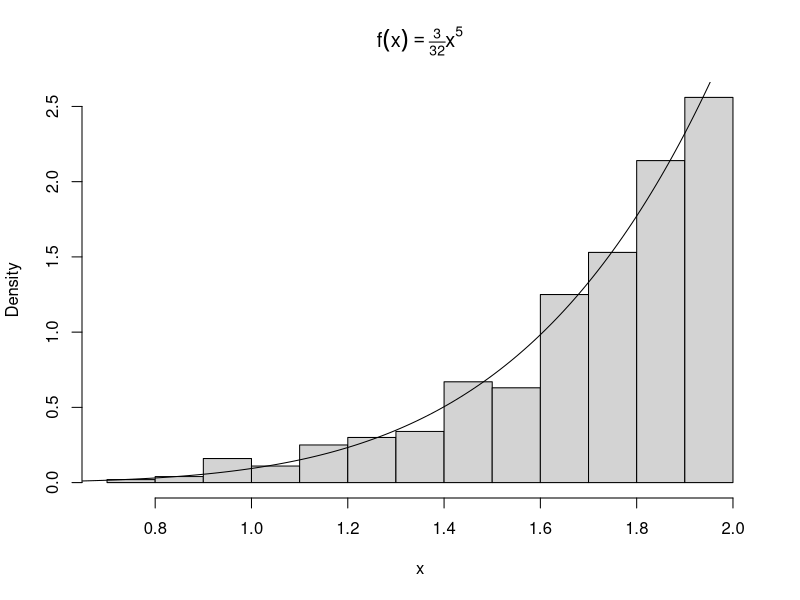
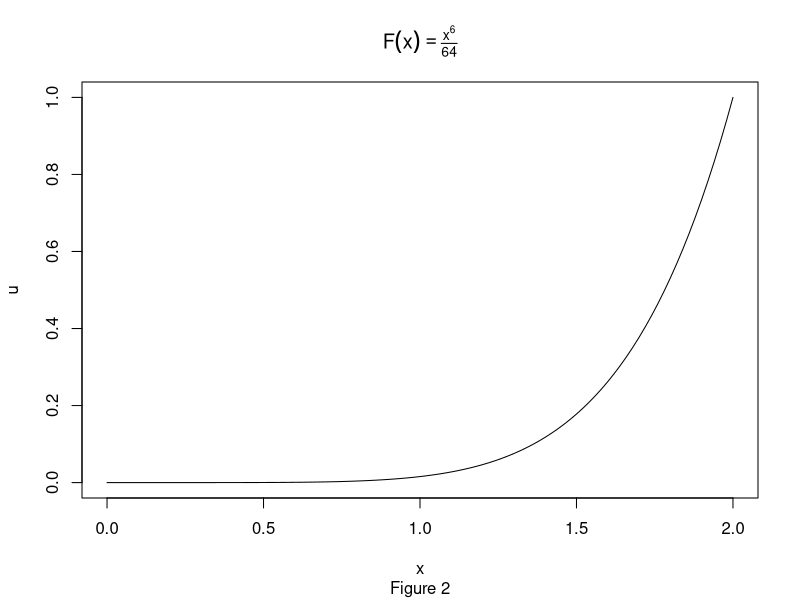
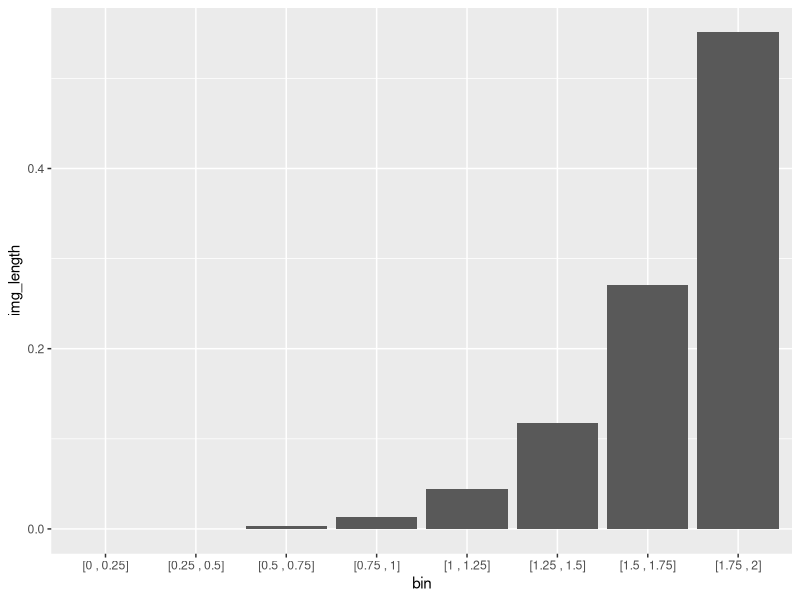
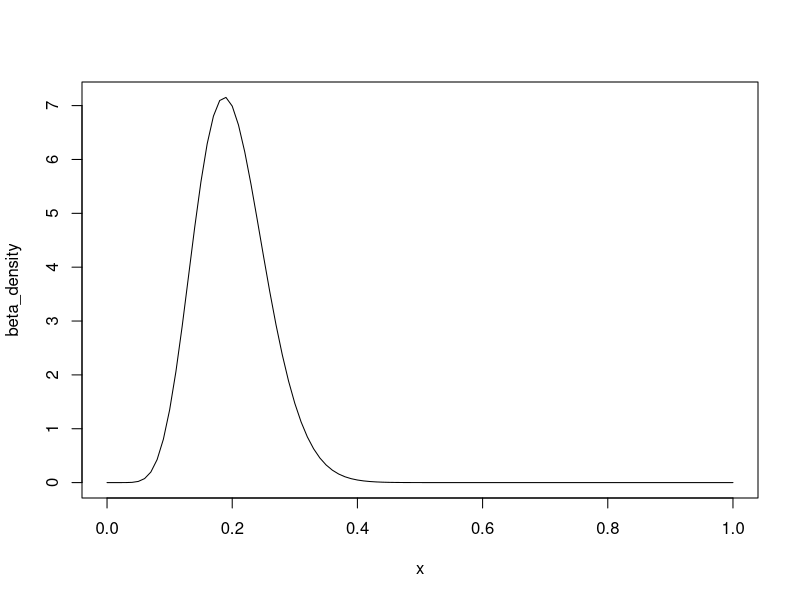
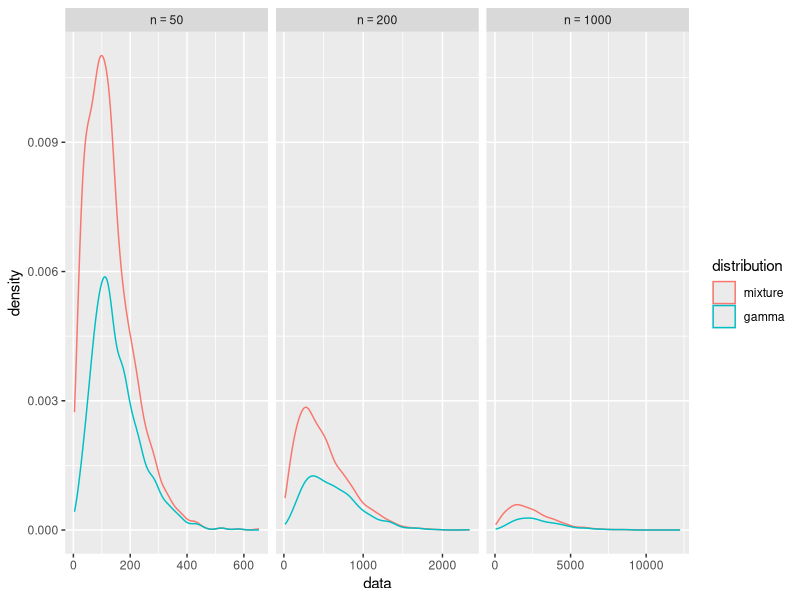
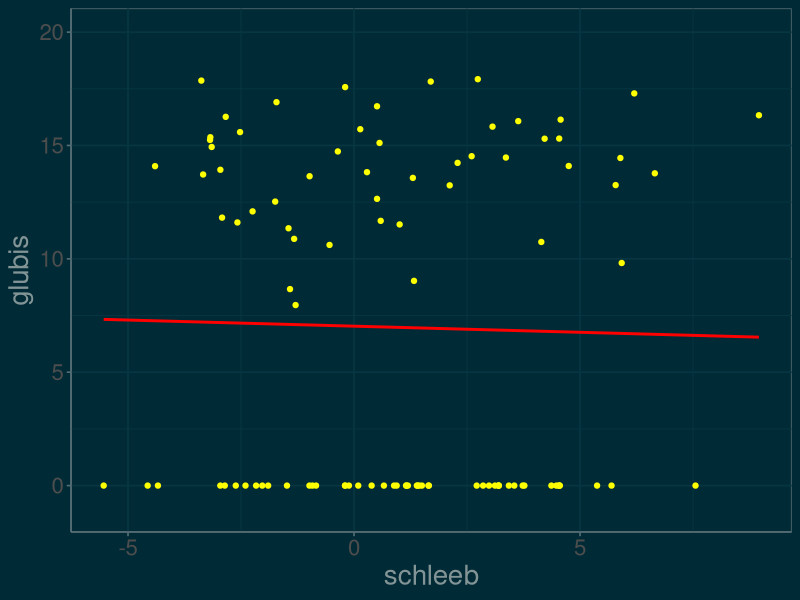
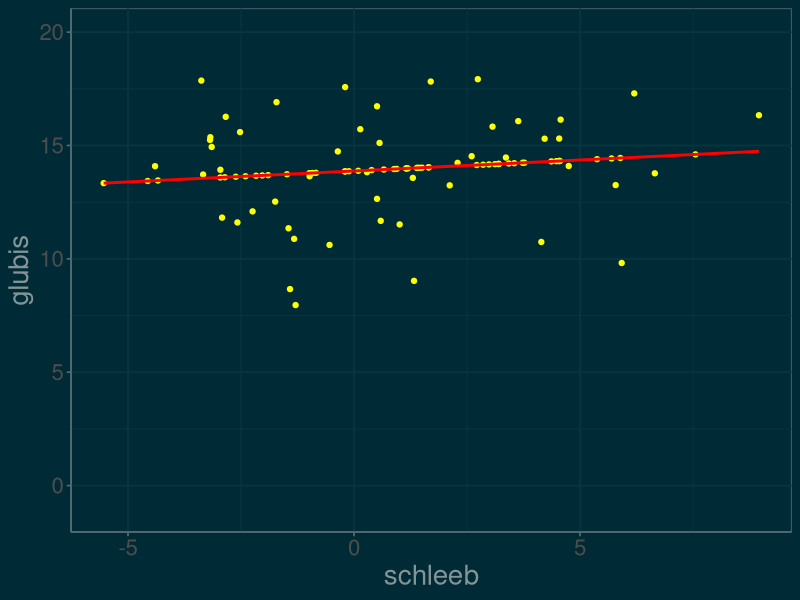
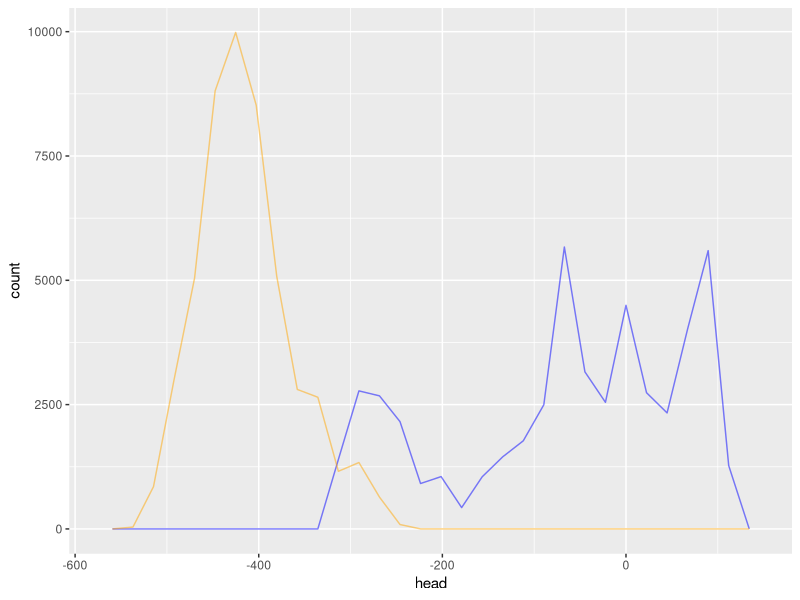

Source code (R) for these figures, in order:
## ---- chunk 1
knitr::opts_chunk$set(cache=TRUE)
library(tidyverse)
library(stringr)
## ---- chunk 2
n <- 1000
u <- runif(n)
x <- 2*u^(1/6)
hist(x, probability = TRUE, main = expression(f(x)==textstyle(frac(3,32))*x^5))
y <- seq(0, 2, .01)
lines(y, 3/32 * y^5)
## ---- chunk 3
F <- function(x){x^6 / 64}
plot.function(F, from = 0, to = 2, ylab = "u", main = expression(F(x)==textstyle(frac(x^6,64))), sub = "Figure 2")
## ---- chunk 4
init_points <- seq(0, 1.75, .25)
end_points <- seq(.25, 2, .25)
img_init_points <- round(F(init_points),3)
img_end_points <- round(F(end_points),3)
img_length <- round(img_end_points - img_init_points,3)

as_interval <- function(a, b){
  str_c("[", a, " , ", b, "]")
}

img_table <- tibble(
  bin = as_interval(init_points, end_points),
  image = as_interval(img_init_points, img_end_points),
  img_length = img_length

)

knitr::kable(img_table, caption = "Note infinitesimals truncated to 0")

img_plot <- ggplot(data = img_table, mapping = aes(x = bin, y = img_length)) +
  geom_bar(stat = "identity")
  

## ---- chunk 5
img_plot
## ---- chunk 6
a <- 10
b <- 40
beta_density <- function(x) {
  (1/beta(a,b)) * x^(a-1) * (1-x)^(b-1)
}

plot.function(beta_density, from = 0, to = 1)
## ---- chunk 7
beta_mode <- function(a,b){
  (a-1)/(a+b-2)
}
my_x <- beta_mode(a,b)
my_c <- beta_density(my_x) 

## ---- chunk 8
n <- 1000  #target sample size
k <- 0     #counter for accepted
j <- 0     #iterations
y <- numeric(n)
acceptance_ratio <- function(x){beta_density(x)/my_c}

while(k < n){
  acceptance_threshold <- runif(1)
  j <- j + 1
  x <- runif(1)    #random variate from g
  if(acceptance_ratio(x) > acceptance_threshold){
    #accept x
    k <- k + 1
    y[k] <-  x
  }
}
## ---- chunk 9
library(stringr)
#compare empirical and theoretical percentiles
p <- seq(.1, .9, .1)
Qsim <- quantile(y, p) #quantiles of sample
Q <- qbeta(p, a, b)    #theoretical quantiles
percentiles <- str_c(as.character(seq(10,90,10)),"%")
my_table <- rbind(Qsim, Q)
names(my_table) <- percentiles
knitr::kable(my_table, caption = "Pariwise comparison of empirical and theorectical quantile")

## ---- chunk 10
library(tidyverse)
n <- 1000
nu <- 6
X <- matrix(rnorm(n*nu), n, nu)^2
y <- rowSums(X)

comp <- data.frame(
theoretical = c(nu, 2*nu),
empirical = c(mean(y), mean(y^2) - (mean(y))^2),
row.names = c("mean", "variance")
)

knitr::kable(comp)


## ---- chunk 11
library(tidyverse)

N <- 1000 # sample size
n <- 50
r <- 3
gamma_mixture <- function(n = 50, r = 3, N = 1000){
  # n is the number of variables we are mixing
  # N is the sample size we a generating 
  index <- 1:n
  weights <- index/((n*(n+1))/2)
  index_sample <- sample(index, size = N, replace = TRUE, prob = weights)
  lambda <- 1/index_sample
  mixture_sample <- rgamma(N, shape = r, rate = lambda)
  mixture_sample
}

sizes <- c(50, 200, 1000)

sizes %>%
  map(function(x) gamma_mixture(n = x)) ->
  mixture_list

sizes %>%
  map(function(x) rgamma(N, shape = r, rate = 1/x)) -> 
  gamma_list

df <- tibble(
  data = c(mixture_list, gamma_list),
  n_size = rep(sizes, times = 2),
  distribution = factor(rep(c("mixture", "gamma"), each = 3), levels = c("mixture", "gamma"))
)

library(magrittr)
library(scales)
df %<>% unnest()

ggplot(data = df, aes(x = data)) +
  geom_density(position = "stack", aes(color = distribution)) +
  scale_x_continuous(breaks = scales::pretty_breaks(n = 3)) +
  facet_grid(. ~n_size, scales = "free",  labeller = label_bquote(cols = n == .(n_size)))

## ---- chunk 12
m <- 10000
x <- runif(m)
theta.hat <- round(mean(exp(-x)),6)
soln <- round(1-exp(-1),6)
st_err <- format((1/m)*(sum(exp(-x)-theta.hat)^2)^(1/2), digits = 3)

## ---- chunk 13
m <- 10^5
sample <- rexp(m, rate = 1)
h <- function(x){
  sin(x^2)*exp(-x^2 + x)
}
estimate <- sum(h(sample))/m


## ---- chunk 14
library(ggthemes)
library(MASS)

set.seed(3)
n <- 100     #sample size
d <- 2       #dimension
mu <- c(1,14) #vector of means
SIGMA <- matrix(c(12,3,3,6), ncol = 2, byrow = TRUE)

slime_data <- data.frame(mvrnorm(n, mu, Sigma = SIGMA))

names(slime_data) = c("schleeb", "glubis")

lost_data <- sample(1:n, size = n/2)

slime_data[lost_data, 2] <- 0 #Set the lost data values to 0


slime_plot <- ggplot(slime_data, aes(schleeb, glubis)) + 
  geom_point(color = "yellow") + 
  theme_solarized(light = FALSE) + 
  theme(text = element_text(size=20, color = "green")) +
  stat_smooth(method = "lm", color = "red", se = FALSE) + 
  coord_cartesian(ylim = c(-1,20))


## ---- chunk 15
slime_plot
## ---- chunk 16
#construct a function that computes MLE's
theta_hat_estimator <- function(schleeb = slime_data$schleeb, glubis = slime_data$glubis){
mu_1 <- mean(schleeb)
mu_2 <- mean(glubis)
sigma_1 <- sd(schleeb)
sigma_2 <- sd(glubis)
rho <- cor(schleeb,glubis)
return(c(mu_1, mu_2, sigma_1, sigma_2, rho))
}
## ---- chunk 17
#construct a function to update the slime data from slime_j -> slime_j+1
impute_glubis <- function(x_1, mu_1, mu_2, sigma_1, sigma_2, rho){
  mu_2 + rho*(sigma_2/sigma_1) * (x_1 - mu_1)
}

## ---- chunk 18
#Run the EM algorithm
epsilon <- .000005 # convergence threshold

theta_hat_0 <- rep(0,5)  #initialize temp variable
theta_hat_1 <- theta_hat_estimator(slime_data$schleeb, slime_data$glubis)
var_path <- c(0,theta_hat_1)
step = 1

condition <- function(){
  #convergence condition
  sqrt(sum((theta_hat_1 - theta_hat_0)^2)) > epsilon
}

while(condition()) {
  #EM algorithm
 
    slime_data[lost_data, 2] <- impute_glubis(slime_data[lost_data, 1], theta_hat_1[1], theta_hat_1[2], theta_hat_1[3], theta_hat_1[4], theta_hat_1[5])
  
  theta_hat_0 = theta_hat_1
  
  theta_hat_1 = theta_hat_estimator(slime_data$schleeb, slime_data$glubis)
  
  var_path = rbind(var_path, c(step, theta_hat_1))
  
  step = step + 1
}

knitr::kable(var_path, booktabs = F, align = c("c"), 
             col.names =  c("step", "$\\mu_1$", "$\\mu_2$", "$\\sigma_1$", "$\\sigma_2$", "$\\rho$")
             )
## ---- chunk 19
slime_plot %+% slime_data
## ---- chunk 20
t <- 10^5
rho <- 1
markov_chain <- numeric(t)
markov_chain[1] = rnorm(1)
for(i in 2:t){
  markov_chain[i] <- rnorm(n = 1, mean = markov_chain[i-1] * rho, sd = 1 )
}



mc_frame <- data.frame(head = markov_chain[1:(10^5/2)],
                       tail = markov_chain[(10^5/2+1):10^5])

ggplot(data = mc_frame) +
  geom_freqpoly(aes(x = head), col = "blue",  alpha = .5) + 
  geom_freqpoly(aes(x = tail), col = "orange", alpha = .5) 
## ---- chunk 21
t <- 10^5
rho <- .9
markov_chain <- numeric(t)
markov_chain[1] = rnorm(1)
for(i in 2:t){
  markov_chain[i] <- rnorm(n = 1, mean = markov_chain[i-1] * rho, sd = 1 )
}

stationary_distribution <-  rnorm(n = t, mean = 0, sd = sqrt(1/(1-rho^2)))

mc_frame <- data.frame(mc = markov_chain,
                       s_dis = stationary_distribution)

ggplot(data = mc_frame) +
  geom_freqpoly(aes(x = mc), col = "blue",  alpha = .5) + 
  geom_freqpoly(aes(x = s_dis), col = "orange", alpha = .5) 
## ---- chunk 22
library(mvtnorm)

N <- 10^5

chain <- matrix(rep(0,N*2), nrow = N)

#initialize X_0
chain[1,] <- c(2,2)

#acceptance function
f <- function(x){ dmvnorm(x)}


acceptance <- function(y, x){
  min(f(y)/f(x) , 1)
}

#generates candidate move
biv_rnorm <- function(){
  rnorm(n = 2, sd = 3)
}

#sample the chain
for(t in 1:(N-1)){

X_t <- chain[t,]

Y <- X_t + 2 * biv_rnorm()

alpha <- acceptance(Y, X_t)

u <- runif(n = 1)


if(u < alpha){
  chain[t+1,] <- Y
}
else{
  chain[t+1,] <- X_t
}


}

hist(chain[,1])
hist(chain[,2])

## ---- chunk 23
g47=rgamma(5000,4,7)
u=runif(5000,max=dgamma(g47,4,7))
x=g47[u<dgamma(g47,4.3,6.2)]
par(mfrow=c(1,3),mar=c(4,4,1,1))
hist(x,freq=FALSE,xlab="",ylab="",col="wheat2",
main="a: Accept-Rej with Ga(4.7) proposal")
curve(dgamma(x,4.3,6.2),lwd=2,col="sienna",add=T)

a <- length(x)/5000

X=rep(0,5000)
X[1]=rgamma(1,4.3,6.2)
for (t in 2:5000){
rho=(dgamma(X[t-1],4,7)*dgamma(g47[t],4.3,6.2))/
(dgamma(g47[t],4,7)*dgamma(X[t-1],4.3,6.2))
X[t]=X[t-1]+(g47[t]-X[t-1])*(runif(1)<rho) #move to g47[t] if it is accepted, otherwise stay
}
hist(X,freq=FALSE,xlab="",ylab="",col="wheat2",
main="b: Met-Hast with Ga(4,7) proposal")
curve(dgamma(x,4.3,6.2),lwd=2,col="sienna",add=T)

b <- length(unique(X))/5000

g56=rgamma(5000,5,6)
X[1]=rgamma(1,4.3,6.2)
for (t in 2:5000){
rho=(dgamma(X[t-1],5,6)*dgamma(g56[t],4.3,6.2))/
(dgamma(g56[t],5,6)*dgamma(X[t-1],4.3,6.2))
X[t]=X[t-1]+(g56[t]-X[t-1])*(runif(1)<rho)
}
c <- length(unique(X))/5000
hist(X,freq=FALSE,xlab="",ylab="",col="wheat2",
main="c: Met-Hast with Ga(5,6) proposal")
curve(dgamma(x,4.3,6.2),lwd=2,col="sienna",add=T)
